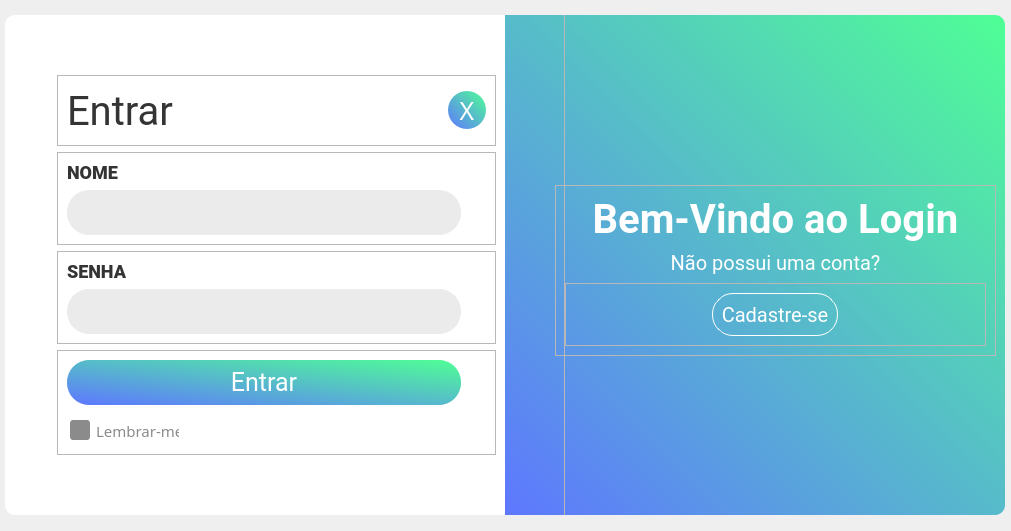
<?xml version="1.0" encoding="UTF-8"?>
<ui version="4.0">
 <class>TelaLogin</class>
 <widget class="QMainWindow" name="TelaLogin">
  <property name="geometry">
   <rect>
    <x>0</x>
    <y>0</y>
    <width>1011</width>
    <height>531</height>
   </rect>
  </property>
  <property name="windowTitle">
   <string>MainWindow</string>
  </property>
  <widget class="QWidget" name="centralwidget">
   <property name="styleSheet">
    <string notr="true">#centralwidget{
background-color:transparent;
}</string>
   </property>
   <layout class="QHBoxLayout" name="horizontalLayout">
    <property name="spacing">
     <number>0</number>
    </property>
    <property name="leftMargin">
     <number>0</number>
    </property>
    <property name="topMargin">
     <number>0</number>
    </property>
    <property name="rightMargin">
     <number>0</number>
    </property>
    <property name="bottomMargin">
     <number>0</number>
    </property>
    <item>
     <widget class="QWidget" name="TelaPrincipal" native="true">
      <property name="minimumSize">
       <size>
        <width>1000</width>
        <height>500</height>
       </size>
      </property>
      <property name="maximumSize">
       <size>
        <width>1000</width>
        <height>500</height>
       </size>
      </property>
      <layout class="QHBoxLayout" name="horizontalLayout_2">
       <property name="spacing">
        <number>0</number>
       </property>
       <property name="leftMargin">
        <number>0</number>
       </property>
       <property name="topMargin">
        <number>0</number>
       </property>
       <property name="rightMargin">
        <number>0</number>
       </property>
       <property name="bottomMargin">
        <number>0</number>
       </property>
       <item>
        <widget class="QWidget" name="areaLogin" native="true">
         <property name="minimumSize">
          <size>
           <width>500</width>
           <height>500</height>
          </size>
         </property>
         <property name="maximumSize">
          <size>
           <width>500</width>
           <height>500</height>
          </size>
         </property>
         <property name="styleSheet">
          <string notr="true">#areaLogin{
	border-top-left-radius :10px;
	border-bottom-left-radius :10px;
	background-color: rgb(255, 255, 255);
}</string>
         </property>
         <layout class="QVBoxLayout" name="verticalLayout_5">
          <property name="leftMargin">
           <number>52</number>
          </property>
          <property name="topMargin">
           <number>60</number>
          </property>
          <property name="bottomMargin">
           <number>60</number>
          </property>
          <item>
           <widget class="QFrame" name="frame_5">
            <property name="frameShape">
             <enum>QFrame::StyledPanel</enum>
            </property>
            <property name="frameShadow">
             <enum>QFrame::Raised</enum>
            </property>
            <layout class="QHBoxLayout" name="horizontalLayout_4">
             <item>
              <widget class="QLabel" name="labelEntrar">
               <property name="styleSheet">
                <string notr="true">font-family: Roboto;
font-size: 40px;
font-weight: 400;
line-height: 47px;
letter-spacing: 0em;
text-align: left;
color:#343434;</string>
               </property>
               <property name="text">
                <string>Entrar</string>
               </property>
              </widget>
             </item>
             <item>
              <widget class="QPushButton" name="btnFechar">
               <property name="minimumSize">
                <size>
                 <width>38</width>
                 <height>38</height>
                </size>
               </property>
               <property name="maximumSize">
                <size>
                 <width>38</width>
                 <height>38</height>
                </size>
               </property>
               <property name="cursor">
                <cursorShape>PointingHandCursor</cursorShape>
               </property>
               <property name="styleSheet">
                <string notr="true">font-family: Prompt;
font-size: 25px;
font-weight: 400;
line-height: 38px;
letter-spacing: 0em;
color:#ffffff;
background-color: qlineargradient(spread:pad, x1:0, y1:1, x2:1, y2:0, stop:0 rgba(94, 119, 255, 255), stop:1 rgba(79, 255, 149, 255));
border:none;
border-radius:19px;</string>
               </property>
               <property name="text">
                <string>X</string>
               </property>
              </widget>
             </item>
            </layout>
           </widget>
          </item>
          <item>
           <widget class="QFrame" name="frame">
            <property name="frameShape">
             <enum>QFrame::StyledPanel</enum>
            </property>
            <property name="frameShadow">
             <enum>QFrame::Raised</enum>
            </property>
            <layout class="QVBoxLayout" name="verticalLayout_2">
             <item>
              <widget class="QLabel" name="labelNome">
               <property name="styleSheet">
                <string notr="true">font-family: Roboto;
font-size: 18px;
font-weight: 800;
line-height: 20px;
letter-spacing: 0em;
text-align: left;
color:#343434;</string>
               </property>
               <property name="text">
                <string>NOME</string>
               </property>
              </widget>
             </item>
             <item>
              <widget class="QLineEdit" name="inputNome">
               <property name="minimumSize">
                <size>
                 <width>394</width>
                 <height>45</height>
                </size>
               </property>
               <property name="maximumSize">
                <size>
                 <width>394</width>
                 <height>45</height>
                </size>
               </property>
               <property name="styleSheet">
                <string notr="true">font-family: Prompt;
font-size: 15px;
font-weight: 400;
line-height: 23px;
letter-spacing: 0em;
text-align: left;
color:#8B8B8B;
padding: 10px;
background-color:#EBEBEB;
border:none;
border-radius:22px;</string>
               </property>
              </widget>
             </item>
            </layout>
           </widget>
          </item>
          <item>
           <widget class="QFrame" name="frame_4">
            <property name="frameShape">
             <enum>QFrame::StyledPanel</enum>
            </property>
            <property name="frameShadow">
             <enum>QFrame::Raised</enum>
            </property>
            <layout class="QVBoxLayout" name="verticalLayout_3">
             <item>
              <widget class="QLabel" name="LabelSenha">
               <property name="styleSheet">
                <string notr="true">font-family: Roboto;
font-size: 18px;
font-weight: 800;
line-height: 20px;
letter-spacing: 0em;
text-align: left;
color:#343434;</string>
               </property>
               <property name="text">
                <string>SENHA</string>
               </property>
              </widget>
             </item>
             <item>
              <widget class="QLineEdit" name="inputSenha">
               <property name="minimumSize">
                <size>
                 <width>394</width>
                 <height>45</height>
                </size>
               </property>
               <property name="maximumSize">
                <size>
                 <width>394</width>
                 <height>45</height>
                </size>
               </property>
               <property name="styleSheet">
                <string notr="true">font-family: Prompt;
font-size: 15px;
font-weight: 400;
line-height: 23px;
letter-spacing: 0em;
text-align: left;
color:#8B8B8B;
padding: 10px;
background-color:#EBEBEB;
border:none;
border-radius:22px;</string>
               </property>
               <property name="echoMode">
                <enum>QLineEdit::Password</enum>
               </property>
              </widget>
             </item>
            </layout>
           </widget>
          </item>
          <item>
           <widget class="QFrame" name="frame_6">
            <property name="frameShape">
             <enum>QFrame::StyledPanel</enum>
            </property>
            <property name="frameShadow">
             <enum>QFrame::Raised</enum>
            </property>
            <layout class="QVBoxLayout" name="verticalLayout_4">
             <property name="spacing">
              <number>11</number>
             </property>
             <item>
              <widget class="QPushButton" name="btnEntrar">
               <property name="minimumSize">
                <size>
                 <width>394</width>
                 <height>45</height>
                </size>
               </property>
               <property name="maximumSize">
                <size>
                 <width>394</width>
                 <height>45</height>
                </size>
               </property>
               <property name="cursor">
                <cursorShape>PointingHandCursor</cursorShape>
               </property>
               <property name="styleSheet">
                <string notr="true">font-family: Roboto;
font-size: 25px;
font-weight: 400;
line-height: 29px;
letter-spacing: 0em;
color:#ffffff;


background-color: qlineargradient(spread:pad, x1:0, y1:1, x2:1, y2:0, stop:0 rgba(94, 119, 255, 255), stop:1 rgba(79, 255, 149, 255));
border:none;
border-radius:22;</string>
               </property>
               <property name="text">
                <string>Entrar</string>
               </property>
              </widget>
             </item>
             <item>
              <widget class="QCheckBox" name="checkLembrar">
               <property name="maximumSize">
                <size>
                 <width>115</width>
                 <height>16777215</height>
                </size>
               </property>
               <property name="cursor">
                <cursorShape>PointingHandCursor</cursorShape>
               </property>
               <property name="styleSheet">
                <string notr="true">#checkLembrar{
	font-family: Prompt;
	font-size: 15px;
	font-weight: 400;
	line-height: 23px;
	letter-spacing: 0em;
	text-align: left;
	color:#8B8B8B;
	padding:3px;
}
#checkLembrar::indicator {
	width: 20px;
	height: 20px;
	background-color:#8B8B8B;
	border:none;
	border-radius: 3px;
}
#checkLembrar::indicator:checked  {
	background-color: qlineargradient(spread:pad, x1:0, y1:1, x2:1, y2:0, stop:0 rgba(94, 119, 255, 255), stop:1 rgba(79, 255, 149, 255));
	color:qlineargradient(spread:pad, x1:0, y1:1, x2:1, y2:0, stop:0 rgba(94, 119, 255, 255), stop:1 rgba(79, 255, 149, 255));
}
#checkLembrar:checked  {
	color: qlineargradient(spread:pad, x1:0, y1:1, x2:1, y2:0, stop:0 rgba(94, 119, 255, 255), stop:1 rgba(79, 255, 149, 255));
}
	
</string>
               </property>
               <property name="text">
                <string>Lembrar-me</string>
               </property>
              </widget>
             </item>
            </layout>
           </widget>
          </item>
         </layout>
        </widget>
       </item>
       <item>
        <widget class="QWidget" name="areaCadastro" native="true">
         <property name="styleSheet">
          <string notr="true">#areaCadastro{
	border-top-right-radius :10px;
	border-bottom-right-radius :10px;
	background-color: qlineargradient(spread:pad, x1:0, y1:1, x2:1, y2:0, stop:0 rgba(94, 119, 255, 255), stop:1 rgba(79, 255, 149, 255));
}</string>
         </property>
         <widget class="QFrame" name="Elipse">
          <property name="geometry">
           <rect>
            <x>-60</x>
            <y>-50</y>
            <width>120</width>
            <height>601</height>
           </rect>
          </property>
          <property name="styleSheet">
           <string notr="true">background-image: url(:/Elipse/Ellipse.png);
background-repeat:norepeat;
background-position:center;</string>
          </property>
          <property name="frameShape">
           <enum>QFrame::StyledPanel</enum>
          </property>
          <property name="frameShadow">
           <enum>QFrame::Raised</enum>
          </property>
         </widget>
         <widget class="QFrame" name="frame_2">
          <property name="geometry">
           <rect>
            <x>50</x>
            <y>170</y>
            <width>441</width>
            <height>171</height>
           </rect>
          </property>
          <property name="frameShape">
           <enum>QFrame::StyledPanel</enum>
          </property>
          <property name="frameShadow">
           <enum>QFrame::Raised</enum>
          </property>
          <layout class="QVBoxLayout" name="verticalLayout">
           <item>
            <widget class="QLabel" name="labelBemVindo">
             <property name="styleSheet">
              <string notr="true">font-family: Roboto;
font-size: 40px;
font-weight: 600;
line-height: 47px;
letter-spacing: 0em;
text-align: left;
color:#FFFFFF;
</string>
             </property>
             <property name="text">
              <string>Bem-Vindo ao Login</string>
             </property>
             <property name="alignment">
              <set>Qt::AlignCenter</set>
             </property>
            </widget>
           </item>
           <item>
            <widget class="QLabel" name="LabeNaoCadastrado">
             <property name="styleSheet">
              <string notr="true">font-family: Roboto;
font-size: 20px;
font-weight: 400;
line-height: 23px;
letter-spacing: 0em;
text-align: left;
color:#ffffff;</string>
             </property>
             <property name="text">
              <string>Não possui uma conta?</string>
             </property>
             <property name="alignment">
              <set>Qt::AlignCenter</set>
             </property>
            </widget>
           </item>
           <item>
            <widget class="QFrame" name="frame_3">
             <property name="frameShape">
              <enum>QFrame::StyledPanel</enum>
             </property>
             <property name="frameShadow">
              <enum>QFrame::Raised</enum>
             </property>
             <layout class="QHBoxLayout" name="horizontalLayout_3">
              <item>
               <widget class="QPushButton" name="btnCadastro">
                <property name="minimumSize">
                 <size>
                  <width>126</width>
                  <height>43</height>
                 </size>
                </property>
                <property name="maximumSize">
                 <size>
                  <width>126</width>
                  <height>43</height>
                 </size>
                </property>
                <property name="cursor">
                 <cursorShape>PointingHandCursor</cursorShape>
                </property>
                <property name="styleSheet">
                 <string notr="true">font-family: Roboto;
font-size: 20px;
font-weight: 400;
line-height: 23px;
letter-spacing: 0em;
color:#ffffff;
border:1px solid #FFFFFF;
border-radius:21px;</string>
                </property>
                <property name="text">
                 <string>Cadastre-se</string>
                </property>
               </widget>
              </item>
             </layout>
            </widget>
           </item>
          </layout>
         </widget>
        </widget>
       </item>
      </layout>
     </widget>
    </item>
   </layout>
  </widget>
 </widget>
 <tabstops>
  <tabstop>inputNome</tabstop>
  <tabstop>inputSenha</tabstop>
  <tabstop>btnEntrar</tabstop>
  <tabstop>checkLembrar</tabstop>
  <tabstop>btnCadastro</tabstop>
  <tabstop>btnFechar</tabstop>
 </tabstops>
 <resources>
  <include location="../FilesQRC/FilesTelaLogin.qrc"/>
 </resources>
 <connections/>
</ui>
